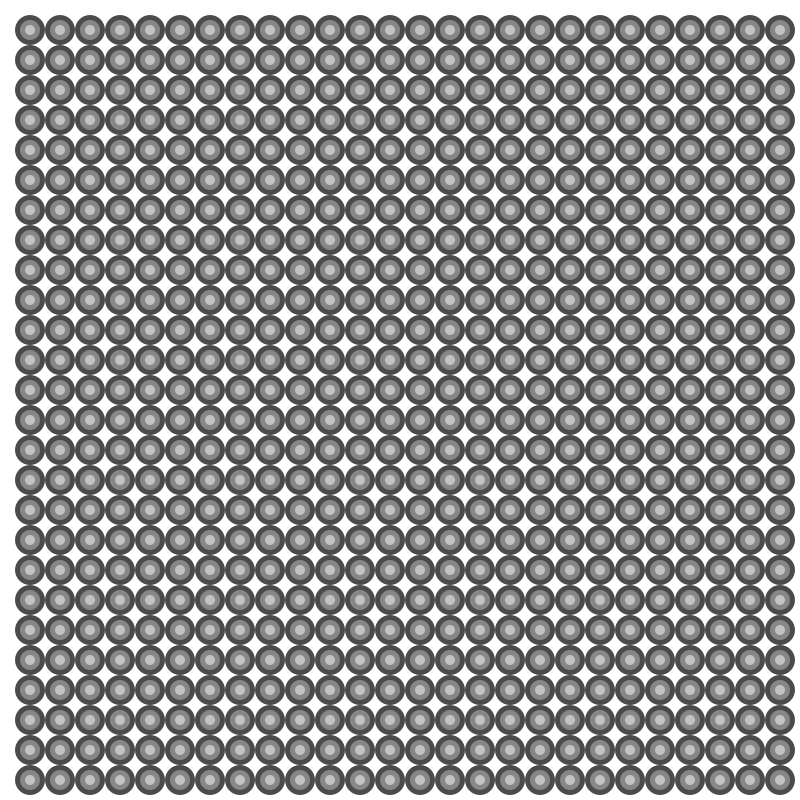
Frame 1 (no input)
Frame 60 (the mouse pressed at the canvas centre just before this capture): identical to frame 1, image omitted
Frame 120 (the mouse held since frame 60 and released just before this capture): identical to frame 1, image omitted

The Processing sketch that drew this single still picture (run headless with seeded random() and noise(); from frame 60 on, the mouse is pressed at the canvas centre):

// Processing sketch: Week2
// ── Week2.pde
  int lineY = 0;

void setup() {
  size(800, 800);
  background(255);
  // Sets the FPS for draw screen.
  // draw is updated with FPS, everytime draw is called
  // 10 times called per second
  frameRate(30);
}

void draw() {
  background(255);
  make_squares(false);
  make_circles(true);  
} //<>// //<>//


void make_squares(boolean action) {
  if (action == false) {
    return;
  }
  fill(0);
  noStroke();
  int grid = 30;
  for(int x = grid; x < width; x += grid){
    for(int y = grid; y < height; y += grid){
      if (x == y) {
        fill(0);
        rect(x, y, 7, 7);
      }
      else {
        fill(200);
        ellipse(x, y, 7, 7);
      }
    }
  }
}

void make_circles(boolean action) {
  if (action == false) {
    return;
  }
  fill(0);
  noStroke();
  int grid = 30;
  for(int x = grid; x < width; x += grid){
    for(int y = grid; y < height; y += grid){
      for (int i = 3; i > 0; i--) {
        fill(255-i*60);
        ellipse(x, y, i*10, i*10);
      }
    }
  }
}
